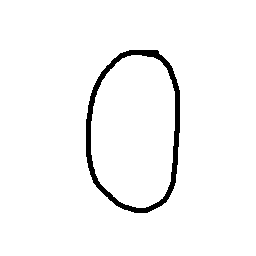
#> input picture Number Samples/0/0_1.png, 256 x 256 px, found by its file name; its folder holds only this picture in this run
$ python main.py
#> lines starting #> are read from the running program, lines starting #| are printed output that depends on the picture; after the words box and inside, x2 and y2 are one past the last pixel; in counts of white or black regions, pixels touching at a corner belong together
from PIL import Image
import numpy as np

noOfDivs = 15

def convertImg(file):
    """
    Converts image file to numpy data values (pixel values).

    file: filename with path and extension

    return: pixel data values
    """

    # Gets pixel values
    im = Image.open(file)
#> im is the input picture: PIL image 256x256 RGBA; mean R, G, B, A 246.7, 246.7, 246.7, 255
    pixels = list(im.getdata())
#> pixels = 65536 items
    width, height = im.size
#> width = 256; height = 256

    # Convert RGB values (R, G, B, x to '0' for 'white' & '1' for 'black'
    pixels=[int(i[0]/255) for i in pixels]

    # Convert 1-D list of values to 2-D list
    pixels = [pixels[i * width:(i + 1) * width] for i in range(height)]
#> pixels = 256 items

    # List -> Numpy array
    data = np.array(pixels)
#> data: shape (256, 256) int64; values 0 (black) and 1 (white), 96.8% white; 1 black region, box (x1, y1, x2, y2) and area: (86, 50, 180, 213) 2121

    return data

def printOrigImg(data):
    '''
    Prints the image on the terminal.

    data: pixel data of image (from 'convertImg()')

    return: NULL
    '''

    for i in range(256):
        for j in range(256):
            print(data[i][j], end="")
        print()

def printCroppedImg(dataCropped, top, bottom, left, right):
    '''
    Prints the cropped image on the terminal .

    dataCropped: cropped pixel data of image (from 'crop()')
    top: top-most index bound of image
    bottom: bottom-most index bound of image
    left: left-most index bound of image
    right: right-most index bound of image

    return: NULL
    '''

    for i in range(bottom-top):
        for j in range(right-left):
            print(dataCropped[i][j], end="")
        print()

def crop(data):
    '''
    Crops the pixel values into a tight image.

    data: pixel data of image (from 'convertImg()').

    return:
        dataCropped: cropped pixel data
        top: top-most index bound of image
        bottom: bottom-most index bound of image
        left: left-most index bound of image
        right: right-most index bound of image
    '''

    # Lower bound
    for i in range(256):
        for j in range(256):
            if data[i][j] == 0:
                bottom = i - 1
                break

    # Upper bound
    top = np.argwhere(data == 0)
#> top = 2121 pairs, first value 50 to 212, second value 86 to 179
    top = top[0][0] + 1
#> top = 51

    # Transpose to find right & left bound
    dataTrans = data.T
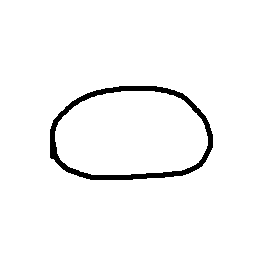
#> dataTrans: shape (256, 256) int64; values 0 (black) and 1 (white), 96.8% white; 1 black region, box (x1, y1, x2, y2) and area: (50, 86, 213, 180) 2121

    # Right bound
    for i in range(256):
        for j in range(256):
            if dataTrans[i][j] == 0:
                right = i + 1
                break

    # Left bound
    left = np.argwhere(dataTrans == 0)
#> left = 2121 pairs, first value 86 to 179, second value 50 to 212
    left = left[0][0] - 1
#> left = 85

    # Adjust / Fine-tune bound values
    top-=1
#> top = 50
    bottom+=2
    left+= 1
#> left = 86

    # Height & width (if required)
    height = bottom-top
#> height = 163
    width = right-left
#> width = 94

    divs = noOfDivs

    # Adjust height
    heightBuffer = divs - ((height) % divs)
#> heightBuffer = 2
    top -= heightBuffer // 2
#> top = 49
    bottom += heightBuffer - heightBuffer // 2
#> bottom = 214

    # Adjust width
    widthBuffer = divs - ((width) % divs)
#> widthBuffer = 11
    left -= widthBuffer // 2
#> left = 81
    right += widthBuffer - widthBuffer // 2
#> right = 186

    # The crop part. It slices the list
    dataCropped = []

    for i in range(top,bottom):
        dataCropped += [data[i][left:right]]
#> after the loop, dataCropped = 165 items

    return dataCropped, top, bottom, left, right

def segment(dataCropped, top, bottom, left, right):
    '''
    Segments the dataCropped into a 'divs x divs' matrix of ratio of number of black pixels to white pixels in that segment

    dataCropped: The cropped pixel data of image (from 'crop()')
    top: top-most index bound of image
    bottom: bottom-most index bound of image
    left: left-most index bound of image
    right: right-most index bound of image

    return: 'divs x divs' matrix of ratio of blacks : total
    '''

    divs = noOfDivs
    global FINISHED

    # Segments the pixel data into 'divs x divs'
    height = bottom - top
    width = right - left
    heightseg = height // divs
    widthseg = width // divs

    values = []
    count = 0

    for i in range(divs):
        values += [[]]
        for j in range(divs):
            values[i] += [0]
            count = 0
            for k in range(i * heightseg, i * heightseg + heightseg):
                for l in range(j * widthseg, j * widthseg + widthseg):
                    if dataCropped[k][l] == 0:
                        count += 1

            if (heightseg * widthseg == count):
                values[i][j] = 1.0
            else:
                values[i][j] = count / ((heightseg * widthseg) - count)

    values = np.array(values)

    return values

trained_data = {}

for i in range(10):
    # File number
    num = i
    for j in range(1, 9):
        # Change directory before use
        file = '/Users/sheriffabdullah/Projects/StatisticsBasedHandwrittenDigitRecognition/Number Samples/%d/%d_%d.png' % (i,i,j)
        #file = '/Users/sheriffabdullah/Coding/Project/Number Recognition/test2.png'
        dataCropped, top, bottom, left, right = crop(convertImg(file))
#> dataCropped = 165 items; top = 49; bottom = 214; left = 81; right = 186
        trained_data[str(i)+'_'+str(j)] = segment(dataCropped,top,bottom,left,right)
#> in segment, `height = bottom - top`: height = 165
#> in segment, `width = right - left`: width = 105
#> in segment, `heightseg = height // divs`: heightseg = 11
#> in segment, `widthseg = width // divs`: widthseg = 7
#> after the loop in segment, `for i in range(divs):`: values = 15 items
#> (the run stopped early here; a loop or call above may not have finished)
